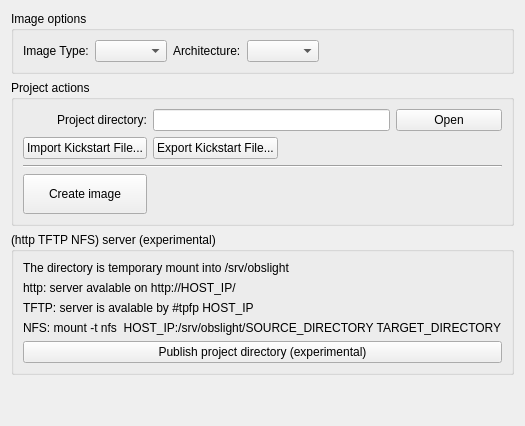
           <widget class="QWidget" name="kickstartMainTab">
            <attribute name="title">
             <string>Project options</string>
            </attribute>
            <layout class="QGridLayout" name="gridLayout_4">
             <item row="0" column="1">
              <widget class="QGroupBox" name="groupBox">
               <property name="title">
                <string>Image options</string>
               </property>
               <layout class="QGridLayout" name="gridLayout_20">
                <item row="0" column="0">
                 <widget class="QLabel" name="imageTypeLabel">
                  <property name="text">
                   <string>Image Type:</string>
                  </property>
                 </widget>
                </item>
                <item row="0" column="1">
                 <widget class="QComboBox" name="imageTypeComboBox"/>
                </item>
                <item row="0" column="2">
                 <widget class="QLabel" name="architectureLabel">
                  <property name="text">
                   <string>Architecture:</string>
                  </property>
                 </widget>
                </item>
                <item row="0" column="3">
                 <widget class="QComboBox" name="architectureComboBox"/>
                </item>
                <item row="0" column="4">
                 <spacer name="horizontalSpacer_11">
                  <property name="orientation">
                   <enum>Qt::Horizontal</enum>
                  </property>
                  <property name="sizeHint" stdset="0">
                   <size>
                    <width>40</width>
                    <height>20</height>
                   </size>
                  </property>
                 </spacer>
                </item>
               </layout>
              </widget>
             </item>
             <item row="1" column="1">
              <widget class="QGroupBox" name="groupBox_2">
               <property name="title">
                <string>Project actions</string>
               </property>
               <layout class="QGridLayout" name="gridLayout_15">
                <item row="9" column="0" colspan="4">
                 <widget class="Line" name="line_3">
                  <property name="orientation">
                   <enum>Qt::Horizontal</enum>
                  </property>
                 </widget>
                </item>
                <item row="5" column="0">
                 <widget class="QPushButton" name="importKickstartButton">
                  <property name="toolTip">
                   <string>If the selected kickstart file is not in the project directory, it will be copied</string>
                  </property>
                  <property name="text">
                   <string>Import Kickstart File...</string>
                  </property>
                 </widget>
                </item>
                <item row="5" column="1">
                 <widget class="QPushButton" name="exportKickstartButton">
                  <property name="text">
                   <string>Export Kickstart File...</string>
                  </property>
                 </widget>
                </item>
                <item row="5" column="2" colspan="2">
                 <spacer name="horizontalSpacer_6">
                  <property name="orientation">
                   <enum>Qt::Horizontal</enum>
                  </property>
                  <property name="sizeHint" stdset="0">
                   <size>
                    <width>40</width>
                    <height>20</height>
                   </size>
                  </property>
                 </spacer>
                </item>
                <item row="3" column="1" colspan="2">
                 <widget class="QLineEdit" name="micProjectPathLineEdit">
                  <property name="toolTip">
                   <string>Current kickstart path</string>
                  </property>
                  <property name="readOnly">
                   <bool>true</bool>
                  </property>
                 </widget>
                </item>
                <item row="3" column="0">
                 <widget class="QLabel" name="label_4">
                  <property name="text">
                   <string>Project directory:</string>
                  </property>
                  <property name="alignment">
                   <set>Qt::AlignRight|Qt::AlignTrailing|Qt::AlignVCenter</set>
                  </property>
                 </widget>
                </item>
                <item row="11" column="0">
                 <widget class="QPushButton" name="createImageButton">
                  <property name="sizePolicy">
                   <sizepolicy hsizetype="Minimum" vsizetype="Preferred">
                    <horstretch>0</horstretch>
                    <verstretch>0</verstretch>
                   </sizepolicy>
                  </property>
                  <property name="minimumSize">
                   <size>
                    <width>0</width>
                    <height>40</height>
                   </size>
                  </property>
                  <property name="text">
                   <string>Create image</string>
                  </property>
                 </widget>
                </item>
                <item row="3" column="3">
                 <widget class="QPushButton" name="openMicProjectDirectoryButton">
                  <property name="text">
                   <string>Open</string>
                  </property>
                 </widget>
                </item>
               </layout>
              </widget>
             </item>
             <item row="3" column="1">
              <spacer name="verticalSpacer_2">
               <property name="orientation">
                <enum>Qt::Vertical</enum>
               </property>
               <property name="sizeHint" stdset="0">
                <size>
                 <width>20</width>
                 <height>40</height>
                </size>
               </property>
              </spacer>
             </item>
             <item row="2" column="1">
              <widget class="QGroupBox" name="groupBox_3">
               <property name="title">
                <string>(http TFTP NFS) server (experimental)</string>
               </property>
               <layout class="QGridLayout" name="gridLayout_21">
                <item row="4" column="0">
                 <widget class="QPushButton" name="publishMicProjectButton">
                  <property name="toolTip">
                   <string>Make project directory (or any subdirectory) accessible with NFS, TFTP and HTTP</string>
                  </property>
                  <property name="text">
                   <string>Publish project directory (experimental)</string>
                  </property>
                 </widget>
                </item>
                <item row="0" column="0">
                 <widget class="QLabel" name="label_7">
                  <property name="text">
                   <string>The directory is temporary mount into /srv/obslight</string>
                  </property>
                 </widget>
                </item>
                <item row="1" column="0">
                 <widget class="QLabel" name="label_8">
                  <property name="text">
                   <string>http: server avalable on http://HOST_IP/</string>
                  </property>
                 </widget>
                </item>
                <item row="2" column="0">
                 <widget class="QLabel" name="label_9">
                  <property name="text">
                   <string>TFTP: server is avalable by #tpfp HOST_IP</string>
                  </property>
                 </widget>
                </item>
                <item row="3" column="0">
                 <widget class="QLabel" name="label_10">
                  <property name="text">
                   <string>NFS: mount -t nfs  HOST_IP:/srv/obslight/SOURCE_DIRECTORY TARGET_DIRECTORY</string>
                  </property>
                 </widget>
                </item>
               </layout>
              </widget>
             </item>
            </layout>
           </widget>
